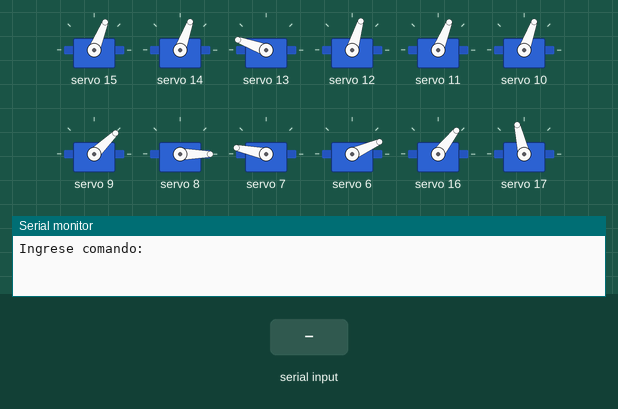
This sketch was run on a simulated Arduino Uno, built with avr-gcc and run on an emulated ATmega328P. Parts: 12 × servo, the last lines printed to the serial monitor. The test bench sets the inputs (shaded band).

Above: at 7.9 s.
8.0 s: "saludar" received over Serial
At 9.13 s:
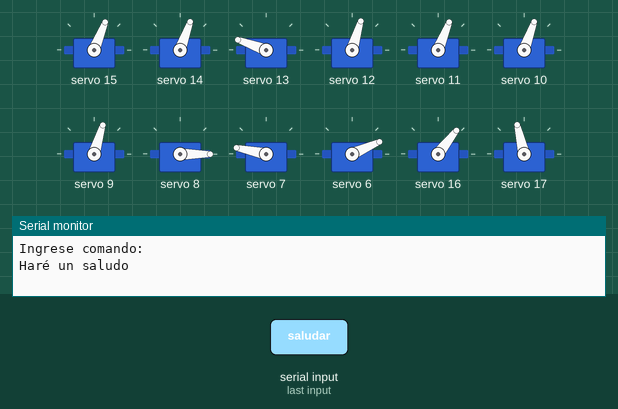
At 11.8 s:
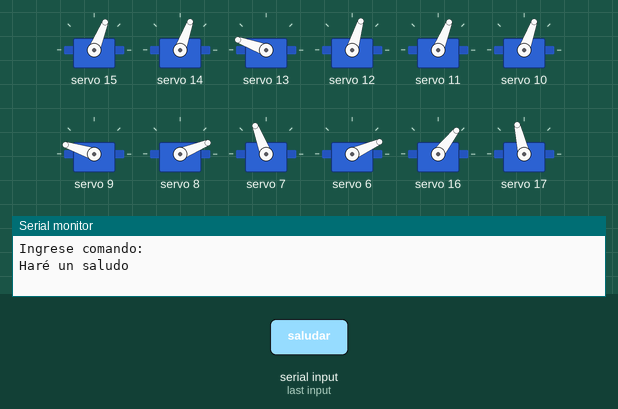
Timing chart, 0 to 15.1 s (numbered marks = the images above; inputs shaded):
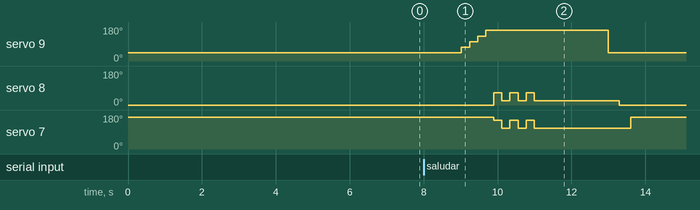

The sketch:

MiniHumanoide.ino
```cpp
#include <Wire.h>
#include <Adafruit_PWMServoDriver.h>
Adafruit_PWMServoDriver rightBoard = Adafruit_PWMServoDriver(0x40); // Driver PCA Derecho
Adafruit_PWMServoDriver leftBoard = Adafruit_PWMServoDriver(0x41); //Driver PCA Izquierdo
#define SERVO_FREQ 60 // Analog servos run at ~50 Hz updates

/*
 * Array que contiene la información de calibracion y posicion inicial de cada servo:
 * ServoData[NumeroServo][X] = (pulso_min, pulso_max, ang_min, ang_max, ang_inicial)
 * NumeroServo = 0,1,2,3...19 (numero identificador del servo)
 * x = 0(pulso_min), 1(pulso_max), 2(ang_min), 3(ang_max), 4(ang_inicial)
*/

int ServoData[20][5] = {
                            {125,  488,  70, 103,  90  },       //1R
                            {140,  485,  0,  180,  90  },       //2R
                            {180,  540,  64, 180,  180 },       //3R
                            {143,  495,  10, 180,  90  },       //4R
                            {125,  490,  90, 180,  90  },       //5R
                            {134,  486,  90, 150,  90  },       //6R
                            {145,  545,  0,  180,  45  },       //7R
                            {105,  490,  0,  180,  0   },       //8R
                            {185,  560,  45, 180,  180 },       //9R
                            {100,  480,  0,  90,   45 },        //10W
                            {100,  430,  77, 110,  90  },       //1L
                            {222,  568,  0,  180,  90 },        //2L
                            {190,  540,  0,  116,  0   },       //3L
                            {130,  490,  0,  170,  90 },        //4L
                            {203,  550,  0,  90,   90  },       //5L
                            {210,  550, 30,  90,   90  },       //6L
                            {207,  565,  0,  180,  135 },       //7L
                            {150,  525,  0,  180,  180 },       //8L
                            {180,  555,  0,  135,  0   },       //9L
                            {152,  515,  0,  90,   45  }        //10N
};

// Variables
int desfase = 200; // Tiempo de espera entre cambios de angulo en los servos (en milisegundos)

void setup() {

  Serial.begin(9600);

  rightBoard.begin();
  leftBoard.begin();
  rightBoard.setOscillatorFrequency(27000000);
  leftBoard.setOscillatorFrequency(27000000);
  rightBoard.setPWMFreq(SERVO_FREQ);  // Analog servos run at ~50 Hz updates
  leftBoard.setPWMFreq(SERVO_FREQ);  // Analog servos run at ~50 Hz updates

  delay(100);
  //poner los servos en su angulo inicial (robot de pie con los brazos abajo)
  ServosCero();
  delay(400);

}

void loop() {

Serial.println("Ingrese comando: ");
while (Serial.available() == 0) {}     //espera por el comando
String mensaje = Serial.readString();  //lee el string hasta que se agote el tiempo
mensaje.trim();

if (mensaje == "saludar") {
    Serial.println("\nHaré un saludo");
    // rutina de saludo al recibir por el puerto serial el mensaje "saludar"
        // Rutina de movimiento: "saludar"
        int saludo[][21] = {
          {90,   90,   180,   90,   90,   90,   45+135,   0,   180,   45,   90,   90,   0,   90,   90,   90,   135,   180,   0,   45,   800},
          {90,   90,   180,   90,   90,   90,   45+135,   90,   180-20,   45,   90,   90,   0,   90,   90,   90,   135+10,   180-40,   0,   45,   200},
          {90,   90,   180,   90,   90,   90,   45+135,   40,   180-70,   45,   90,   90,   0,   90,   90,   90,   135,   180-20,   0,   45,   200},
          {90,   90,   180,   90,   90,   90,   45+135,   90,   180-20,   45,   90,   90,   0,   90,   90,   90,   135+10,   180-40,   0,   45,   200},
          {90,   90,   180,   90,   90,   90,   45+135,   40,   180-70,   45,   90,   90,   0,   90,   90,   90,   135,   180-20,   0,   45,   200},
          {90,   90,   180,   90,   90,   90,   45+135,   90,   180-20,   45,   90,   90,   0,   90,   90,   90,   135+10,   180-40,   0,   45,   200},
          {90,   90,   180,   90,   90,   90,   45+135,   40,   180-70,   45,   90,   90,   0,   90,   90,   90,   135,   180-20,   0,   45,   200},
          };
        int filas2 = sizeof(saludo)/sizeof(saludo[0]); // Obtiene el numero de filas del array saludo[][]
        MoverServos(saludo, filas2); // Ejecuta la rutina de movimiento
        ServosCero(); // Retorna el robot a su posición inicial
        delay(1000);
  }

if (mensaje == "sentar") {
    Serial.println("\nMe sentaré");
    // rutina de sentadilla al recibir por el puerto serial el mensaje "sentar"
          // Rutina de movimiento: "Sentadillas"
          int sentar[][21] = {
            {90,   90+20,   180-45,   90-40,   90,   90,   45+135,   0,   180,   45,   90,   90-15,   0+45,   90+40,   90,   90,   135-135,   180,   0,   45,   2000},
            {90,   90,   180,   90,   90,   90,   45,   0,   180,   45,   90,   90,   0,   90,   90,   90,   135,   180,   0,   45,   2000}
            };
          int filas1 = sizeof(sentar)/sizeof(sentar[0]); // Obtiene el numero de filas del array sentar[][]
          MoverServos(sentar, filas1); // Ejecuta la rutina de movimiento
          ServosCero(); // Retorna el robot a su posición inicial
          delay(1000);
  }
if (mensaje == "patear") {
    Serial.println("\nHaré una patada");
    // Rutina de movimiento: "patear"
          //{1R,   2R,      3R,       4R,     5R,     6R,  7R,  8R,   9R,   10W,   1L,   2L,      3L,     4L,     5L,    6L,   7L,   8L,   9L,   10N,   tiempo}
          int patear[][21] = {
            {90,   90,   180-165,   90-50,  90+10,90+30,45+15,   0+10,   180,   45,   90,   90,   0,   90,   90,   90,   135-25,   180-20,   0,   45,   1000},
            {90,   90,   180,   90-50,   90,   90,   45+25,   0+20,   180,   45,   90,   90,   0,   90,   90,   90,   135-25,   180-10,   0,   45,   1000},
            {90+13, 90,   180,   90-50,   90,   90,   45,   0+20,   180,   45,   90,   90,   0,   90,   90,   90,  135-25,   180,   0,   45,   500},
            {90,   90,   180,   90-50,   90,   90,   45,   0,   180,   45,   90,   90,   0,   90,   90,   90,   135,   180,   0,   45,   500},
            {90,   90,   180,   90,   90,   90,   45,   0,   180,   45,   90,   90,   0,   90,   90,   90,   135,   180,   0,   45,   500},
            {90,   90,   180,   90,   90,   90,   45,   0,   180,   45,   90,   90,   0,   90,   90,   90,   135,   180,   0,   45,   500},
            };
          int filas = sizeof(patear)/sizeof(patear[0]); // Obtiene el numero de filas del array patear[][]
          MoverServos(patear, filas); // Ejecuta la rutina de movimiento
          ServosCero(); // Retorna el robot a su posición inicial
          delay(1000);
  }
  delay(200);
}

//Función que mapea los valores de angulo (0 a 180 grados) hacia valores de pulso, entre el minimo y maximo definidos
int AnguloAPulso (int numservo, int angulo) {
  int pulso = map(angulo, 0, 180, ServoData[numservo][0], ServoData[numservo][1]);
  //ServoData[NumeroServo][X] = (pulso_min, pulso_max, ang_min, ang_max, ang_inicial)
  return pulso;
}

// Función de posiciona todos los servomotores en su posición inicial
void ServosCero() {

      for(int i=0; i<20; i++){
        PosicionarServo(i,ServoData[i][4]);
        //Serial.print("\nServo "); Serial.print(i);Serial.print(": Angulo: "); Serial.print(ServoData[i][4]);
        delay(300);
      }
  delay(200);
}

//Función que desplaza el servo a una nueva posición
void PosicionarServo(float numservo, float ang) {

  if(numservo >= 0 && numservo < 10){
    //Driver derecho
    rightBoard.setPWM(15-numservo, 0, AnguloAPulso(numservo,ang)); // rightBoard.setPWM(canal,0,pulso)
  } else if(numservo >= 10 && numservo < 20){
    //Driver izquierdo
    leftBoard.setPWM(numservo-10, 0, AnguloAPulso(numservo,ang)); // leftBoard.setPWM(canal,0,pulso)
  } else {
    //Serial.println("Error: numservo debe ser entero, entre 0 y 19.");
  }
  //Serial.print("\nServo: ");Serial.print(numservo);Serial.print(" Angulo: ");Serial.print(ang);
}

// Función que realiza la rutina de movimiento
void MoverServos(int mov[][21], int filas){

  for(int i=0; i < filas; i++){ // recorre todas las filas del array. Todas las etapas del movimiento
    int duracion = mov[i][20];
    int tiempo = 0;
    int cont = 1;

    while (tiempo < duracion)
    {
      for(int j=0; j < 20; j++){ // recorre las primeras 20 columnas, posicionando cada servo

        float angulo_inicial;
        if(i==0){// Si es la primera fila, el angulo inicial es la posición cero del servo
          angulo_inicial = ServoData[j][4];
        } else { // Si es otra fila, el ángulo inicial es la posición de la fila anterior
          angulo_inicial = mov[i-1][j];
        }
        float angulo_final = mov[i][j];
        float angulo_despl = angulo_final - angulo_inicial;

        float paso = angulo_despl * desfase / duracion;
        float angulo = angulo_inicial+paso*cont;

        PosicionarServo(j,angulo);

      }
      cont = cont + 1;
      tiempo = tiempo + desfase;
      delay(desfase);
    }

  }

}
```

Measured:
- after the input at 8.0 s, servo 9: 44° → 73° after 1.0 s, → 102° 0.23 s later, → 132° 0.22 s later, → 162° 0.22 s later, … (5 changes in this stretch); servo 8: 0° → 64° after 1.9 s, → 22° 0.22 s later, → 64° 0.22 s later, → 22° 0.22 s later, … (7 changes in this stretch)
